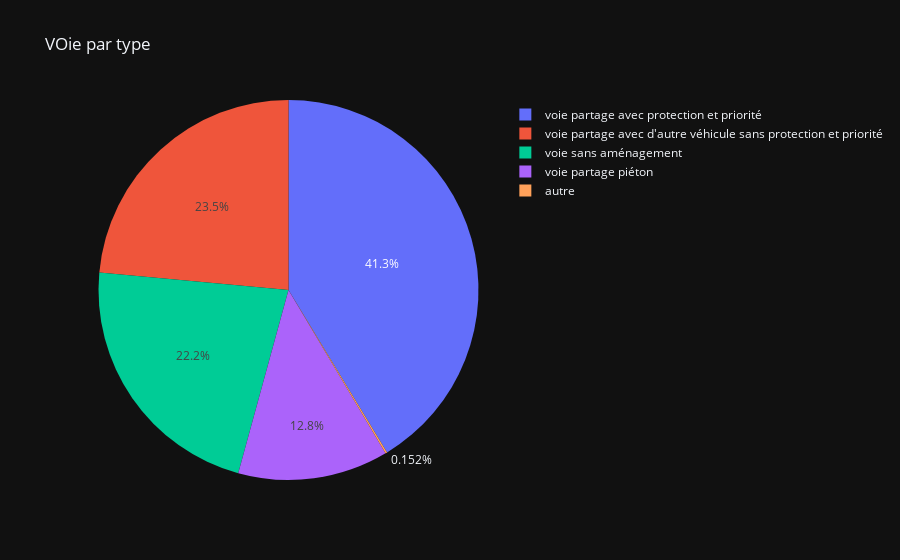

The notebook cell this image was saved under:
### Code cell
import plotly.express as px
fig = px.pie(zone_velo_Saint_Denis , values='longueur', names='type voie', title='VOie par type')
fig.show()

### Figure 1 — Plotly figure (JSON) as saved in the notebook; plotly's stock layout.template omitted (floating-point values rounded to 4 significant figures; data arrays with more than 128 entries replaced by an {"elided": "..."} marker saying what was removed)
{"data": [{"domain": {"x": [0.0, 1.0], "y": [0.0, 1.0]}, "hovertemplate": "type voie=%{label}<br>longueur=%{value}<extra></extra>", "labels": {"elided": "690 str values"}, "legendgroup": "", "name": "", "showlegend": true, "values": {"elided": "690 float values"}, "type": "pie"}], "layout": {"legend": {"tracegroupgap": 0}, "title": {"text": "VOie par type"}}}
